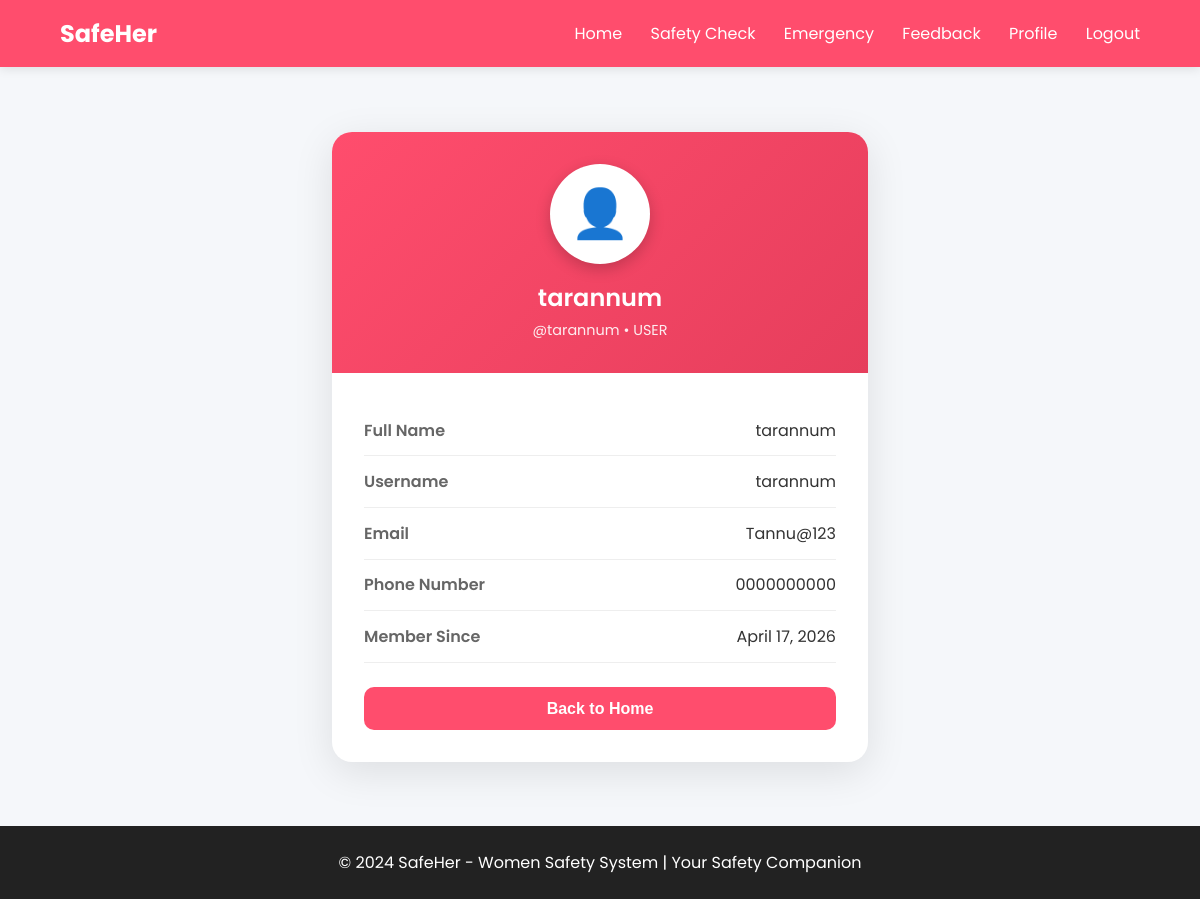
The page /profile (signed in) on the database its author committed.
### app.py (models this page shows)
class User(db.Model):
    __tablename__ = 'user'
    id = db.Column(db.Integer, primary_key=True)
    username = db.Column(db.String(80), unique=True, nullable=False)
    email = db.Column(db.String(120), unique=True, nullable=False)
    password_hash = db.Column(db.String(200), nullable=False)
    phone = db.Column(db.String(20), nullable=False)
    full_name = db.Column(db.String(100), nullable=False)
    role = db.Column(db.String(20), default='user')
    is_verified = db.Column(db.Boolean, default=True)
    created_at = db.Column(db.DateTime, default=datetime.utcnow)

### app.py (the view)
@app.route('/profile')
def profile():
    if not is_logged_in():
        flash('Please login first!', 'error')
        return redirect(url_for('login'))
    user = User.query.get(session['user_id'])
    return render_template('profile.html', user=user)

### app.py (called while the page is built)
def is_logged_in():
    return 'user_id' in session

### templates/profile.html (shortened to what this page needs)
<!DOCTYPE html>
<html lang="en">
<head>
</head>
<body>
    <nav class="navbar">
        <div class="logo" onclick="location.href='/'">SafeHer</div>
        <div class="nav-links">
            <a href="/">Home</a>
            <a href="/predict">Safety Check</a>
            <a href="/help">Emergency</a>
            <a href="/feedback">Feedback</a>
            <a href="/profile">Profile</a>
            <a href="/logout">Logout</a>
        </div>
    </nav>
    <div class="container">
        <div class="profile-card">
            <div class="profile-header">
                <div class="avatar">👤</div>
                <div class="profile-name">{{ user.full_name }}</div>
                <div class="profile-role">@{{ user.username }} • {{ user.role|upper }}</div>
            </div>
            <div class="profile-body">
                <div class="info-row">
                    <span class="info-label">Full Name</span>
                    <span class="info-value">{{ user.full_name }}</span>
                </div>
                <div class="info-row">
                    <span class="info-label">Username</span>
                    <span class="info-value">{{ user.username }}</span>
                </div>
                <div class="info-row">
                    <span class="info-label">Email</span>
                    <span class="info-value">{{ user.email }}</span>
                </div>
                <div class="info-row">
                    <span class="info-label">Phone Number</span>
                    <span class="info-value">{{ user.phone }}</span>
                </div>
                <div class="info-row">
                    <span class="info-label">Member Since</span>
                    <span class="info-value">{{ user.created_at.strftime('%B %d, %Y') }}</span>
                </div>
                <button class="btn" onclick="location.href='/'">Back to Home</button>
            </div>
        </div>
    </div>
    <footer class="footer">
        <p>© 2024 SafeHer - Women Safety System | Your Safety Companion</p>
    </footer>
</body>
</html>

### templates/profile.html (style rules this page uses)
* { margin: 0; padding: 0; box-sizing: border-box; }
body { font-family: 'Poppins', sans-serif; background: #f5f7fa; }
.navbar { background: #ff4d6d; padding: 1rem 5%; display: flex; justify-content: space-between; align-items: center; color: white; position: fixed; width: 100%; top: 0; z-index: 1000; box-shadow: 0 2px 10px rgba(0,0,0,0.1); }
.logo { font-size: 1.5rem; font-weight: 700; cursor: pointer; }
.nav-links a { color: white; text-decoration: none; margin-left: 1.5rem; transition: all 0.3s; }
.container { max-width: 600px; margin: 100px auto 0; padding: 2rem; }
.profile-card { background: white; border-radius: 20px; box-shadow: 0 10px 40px rgba(0,0,0,0.1); overflow: hidden; }
.profile-header { background: linear-gradient(135deg, #ff4d6d, #e63e5c); padding: 2rem; text-align: center; color: white; }
.avatar { width: 100px; height: 100px; background: white; border-radius: 50%; display: inline-flex; align-items: center; justify-content: center; margin-bottom: 1rem; font-size: 3rem; box-shadow: 0 5px 15px rgba(0,0,0,0.2); }
.profile-name { font-size: 1.5rem; font-weight: 600; margin-bottom: 0.3rem; }
.profile-role { opacity: 0.9; font-size: 0.9rem; }
.profile-body { padding: 2rem; }
.info-row { padding: 0.8rem 0; border-bottom: 1px solid #eee; display: flex; justify-content: space-between; align-items: center; }
.info-label { font-weight: 600; color: #666; }
.info-value { color: #333; }
.btn { width: 100%; padding: 0.8rem; background: #ff4d6d; color: white; border: none; border-radius: 10px; font-size: 1rem; font-weight: 600; cursor: pointer; transition: all 0.3s; margin-top: 1.5rem; }
.footer { background: #222; color: white; text-align: center; padding: 1.5rem; margin-top: 2rem; }

### rows shown on the page
User: full_name "tarannum", username "tarannum", role "USER", email "Tannu@123", phone "0000000000", created_at "April 17, 2026"
